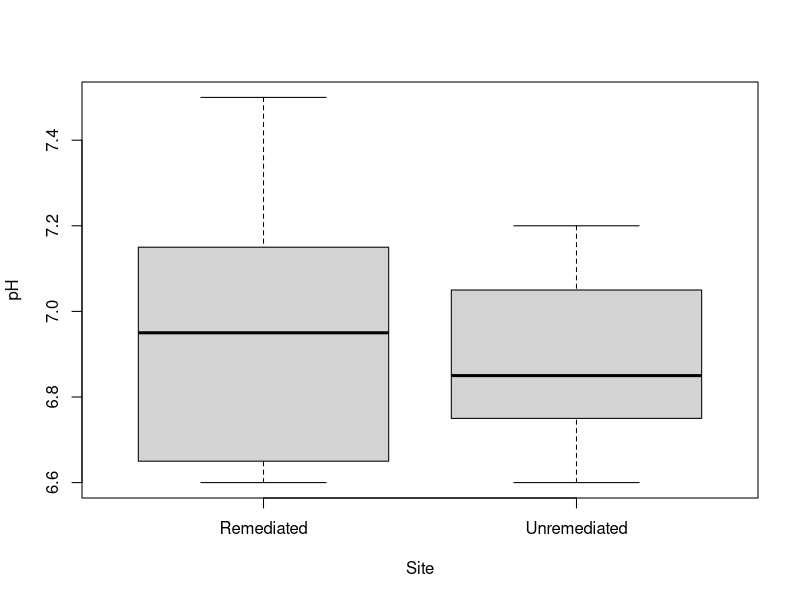
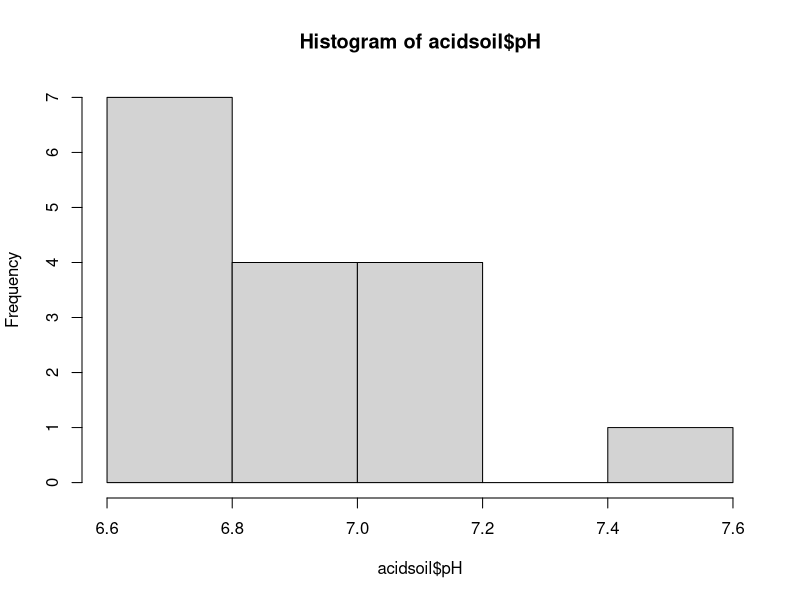
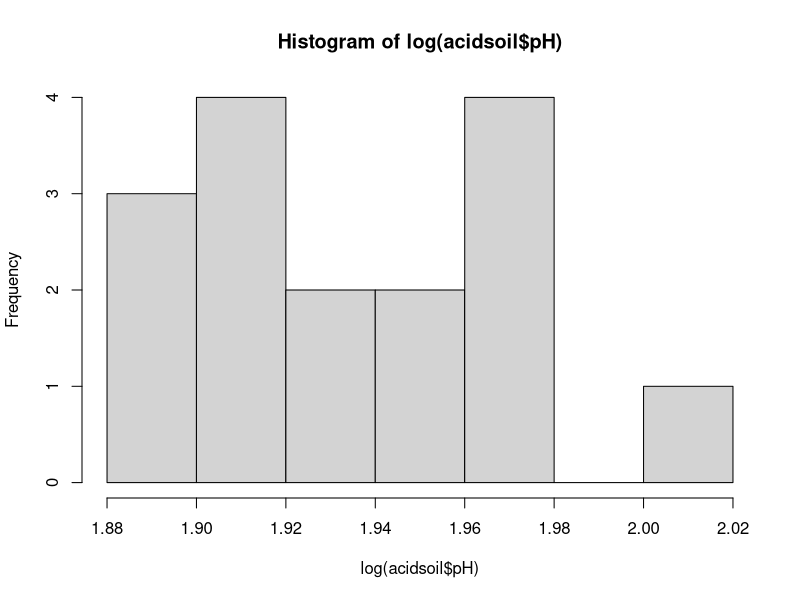

Write the R code that produced these figures, in order.
## ---- chunk 1
# If instructor copy, use INST = TRUE to see inline code output.
library(knitr)
INST = TRUE

if (INST == TRUE) opts_chunk$set(fig.keep = 'all', results = 'markup', echo = TRUE)
if (INST == FALSE) opts_chunk$set(fig.keep = 'none', results = 'hide', echo = FALSE)

## ---- chunk 2
acidsoil = read.csv(file = "Acidsoil.csv", header = T)
## ---- chunk 3
boxplot(pH~Site, data = acidsoil)
## ---- chunk 4
# {1:MULTICHOICE:=Two sample t test~Goodness of fit test~Paired t test~Contingency table}
## ---- chunk 5
# {1:MULTICHOICE:=Yes, the data have a skewed distribution~No, the data are normally distributed and variances are equal~No, the data were collected carefully}
## ---- chunk 6
hist(acidsoil$pH)
hist(log(acidsoil$pH))

t.test(pH~Site, data = acidsoil, var.equal=T)
t.test(log(pH)~Site, data = acidsoil, var.equal=T)

## ---- chunk 7
#{1:MULTICHOICE:=No~Yes}
